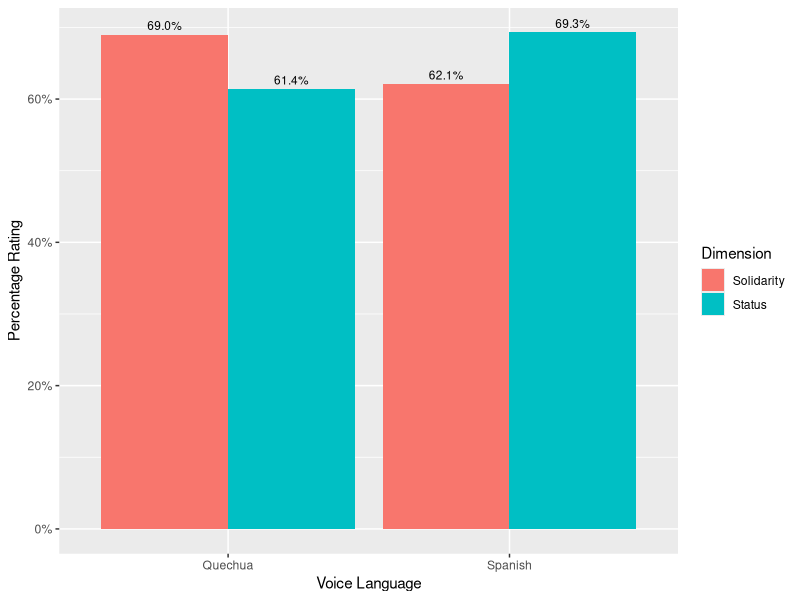
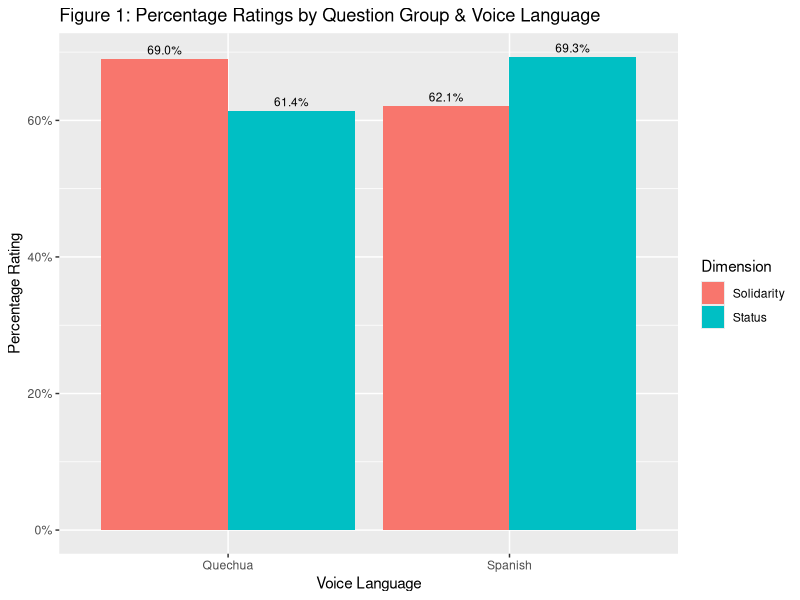

Here is the R script that generated these plots, in order:
#For Figure 2 LSA abstract.Includes title, scales by percentage, only includes means & no error bars and etc.

# library is ggplot2
library(ggplot2)

#creates the bitty dataset
VoiceLanguage <- c(rep("Quechua" , 2) , rep("Spanish" , 2) ) #remeber that the num of rows has to equal the num of columns (the length fn is good to check)
Dimension <- rep(c("Solidarity" , "Status") , 2)
Percentages <- c(.690,.614,.621,.693) #move decimal points over b/c scale continuous will multiply by 100
data <- data.frame(VoiceLanguage,Dimension,Percentages)

# Group it
MacsPlot <- ggplot(data, aes(fill=Dimension, y=Percentages, x=VoiceLanguage, label = scales::percent(Percentages))) + 
  geom_col(position = 'dodge') + 
  geom_text(position = position_dodge(width = .9),    # move to center of bars
            vjust = -0.5,    # nudge above top of bar
            size = 3) + 
  scale_y_continuous(labels = scales::percent)
#dodge makes the bars grouped, geom_col and geom_text add data labels


print(MacsPlot+ labs(y = "Percentage Rating", x = "Voice Language")) + ggtitle("Figure 1: Percentage Ratings by Question Group & Voice Language")


##data pooled by gender, young participants only
##